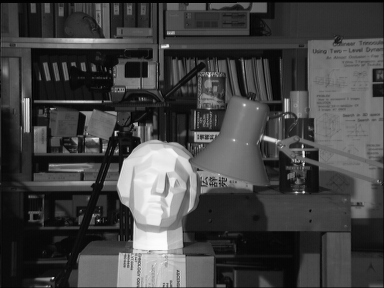
#> input picture Chapitre 6/images/tsukuba_l.png, 384 x 288 px
$ jupyter execute 'Appliquer une rectification stéréo pour les cartes de profondeur.ipynb'
#> lines starting #> are read from the running program, lines starting #| are printed output that depends on the picture; after the words box and inside, x2 and y2 are one past the last pixel; in counts of white or black regions, pixels touching at a corner belong together
[cell 1]
import numpy as np
import cv2 as cv
import matplotlib.pyplot as plt
import open3d as o3d
from tqdm import tqdm

[cell 2]
img1 = cv.imread('images/tsukuba_l.png',cv.IMREAD_GRAYSCALE) # queryImage
#> img1 is the input picture: shape (288, 384); min 0, max 252, mean 67.6
img2 = cv.imread('images/tsukuba_r.png',cv.IMREAD_GRAYSCALE) # trainImage
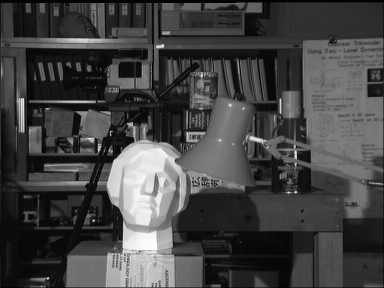
#> input picture Chapitre 6/images/tsukuba_r.png, 384 x 288 px
#> img2 is the input picture: shape (288, 384); min 0, max 253, mean 68

[cell 3]
sift = cv.SIFT_create()
# trouver les points clés et les descripteurs avec SIFT
kp1, des1 = sift.detectAndCompute(img1, None)
#> kp1 = 704 keypoints; strongest (x, y, size): (154, 178, 46.9), (167, 46, 2.7), (115, 134, 1.8), (303, 152, 2)
kp2, des2 = sift.detectAndCompute(img2, None)
#> kp2 = 703 keypoints; strongest (x, y, size): (143, 178, 47.4), (296, 156, 1.9), (162, 46, 2.8), (295, 153, 2)

[cell 4]
# Visualisez les points clés
imgSift = cv.drawKeypoints(
    img1, kp1, None, flags=cv.DRAW_MATCHES_FLAGS_DRAW_RICH_KEYPOINTS)
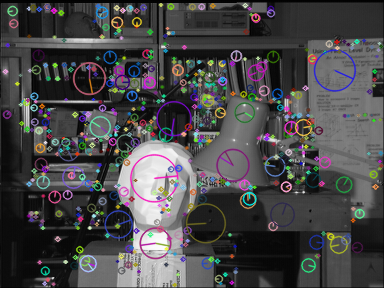
#> imgSift: shape (288, 384, 3); mean of channels 0, 1, 2 73.7, 72.1, 73.1; drawn as B, G, R
plt.imshow(imgSift)

[cell 5]
# Faites correspondre les points clés dans les deux images
# Based on: https://docs.opencv.org/master/dc/dc3/tutorial_py_matcher.html
FLANN_INDEX_KDTREE = 1
index_params = dict(algorithm=FLANN_INDEX_KDTREE, trees=5)
search_params = dict(checks=50)   # or pass empty dictionary
flann = cv.FlannBasedMatcher(index_params, search_params)
matches = flann.knnMatch(des1, des2, k=2)
#> matches = 704 matches

# Gardez les bonnes correspondances : calculez les caractéristiques distinctives de l'image
# Lowe, D.G. Distinctive Image Features from Scale-Invariant Keypoints. International Journal of Computer Vision 60, 91–110 (2004). https://doi.org/10.1023/B:VISI.0000029664.99615.94
# https://www.cs.ubc.ca/~lowe/papers/ijcv04.pdf
matchesMask = [[0, 0] for i in range(len(matches))]
#> matchesMask = 704 pairs, first value 0 to 0, second value 0 to 0
good = []
pts1 = []
pts2 = []

for i, (m, n) in enumerate(matches):
    if m.distance < 0.7*n.distance:
        # Conserver cette paire de points clés
        matchesMask[i] = [1, 0]
        good.append(m)
        pts2.append(kp2[m.trainIdx].pt)
        pts1.append(kp1[m.queryIdx].pt)
#> after the loop, good = 389 matches; matchesMask = 704 pairs, first value 0 to 1, second value 0 to 0; pts1 = 389 pairs, first value 16.93 to 374.2, second value 4.38 to 283.1; pts2 = 389 pairs, first value 12.39 to 369, second value 4.37 to 283.2

[cell 6]
# Dessinez les correspondances de points clés entre les deux images
# Still based on: https://docs.opencv.org/master/dc/dc3/tutorial_py_matcher.html
draw_params = dict(matchColor=(0, 255, 0),
                   singlePointColor=(255, 0, 0),
                   matchesMask=matchesMask[300:500],
                   flags=cv.DrawMatchesFlags_DEFAULT)
#> draw_params = 4 items

keypoint_matches = cv.drawMatchesKnn(
    img1, kp1, img2, kp2, matches[300:500], None, **draw_params)
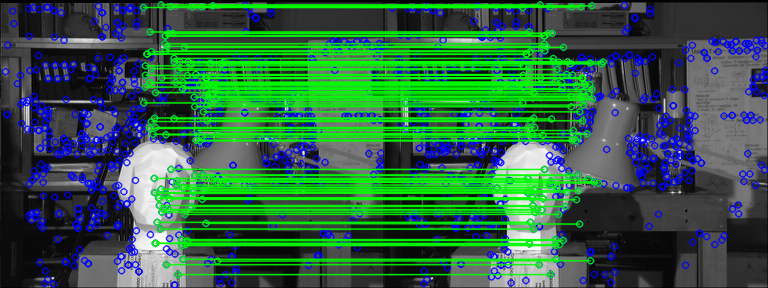
#> keypoint_matches: shape (288, 768, 3); mean of channels 0, 1, 2 68.2, 99.1, 48; drawn as B, G, R
plt.imshow( keypoint_matches)

[cell 7]
# ------------------------------------------------------------
# RECTIFICATION STÉRÉO

# Calculer la matrice fondamentale des caméras
# https://docs.opencv.org/master/da/de9/tutorial_py_epipolar_geometry.html
pts1 = np.int32(pts1)
#> pts1 = 389 pairs, first value 16 to 374, second value 4 to 283
pts2 = np.int32(pts2)
#> pts2 = 389 pairs, first value 12 to 369, second value 4 to 283
fundamental_matrix, inliers = cv.findFundamentalMat(pts1, pts2, cv.FM_RANSAC)
#> fundamental_matrix = [[3.8e-21, 1.23e-17, -9.23e-16], [-1.24e-17, -6.07e-19, -0.00853], [9.28e-16, 0.00853, -1.1e-14]]; inliers = 389 values, max 1 at index 1, min 0 at index 0, mean 0.982

# Nous sélectionnons uniquement les points internes
pts1 = pts1[inliers.ravel() == 1]
#> pts1 = 382 pairs, first value 19 to 374, second value 4 to 283
pts2 = pts2[inliers.ravel() == 1]
#> pts2 = 382 pairs, first value 14 to 369, second value 4 to 283

[cell 8]
# Visualiser les épilines
# Adapted from: https://docs.opencv.org/master/da/de9/tutorial_py_epipolar_geometry.html
def drawlines(img1src, img2src, lines, pts1src, pts2src):
    ''' img1 - image on which we draw the epilines for the points in img2
        lines - corresponding epilines '''
    r, c = img1src.shape
    img1color = cv.cvtColor(img1src, cv.COLOR_GRAY2BGR)
    img2color = cv.cvtColor(img2src, cv.COLOR_GRAY2BGR)
    # Edit: use the same random seed so that two images are comparable!
    np.random.seed(0)
    for r, pt1, pt2 in zip(lines, pts1src, pts2src):
        color = tuple(np.random.randint(0, 255, 3).tolist())
        x0, y0 = map(int, [0, -r[2]/r[1]])
        x1, y1 = map(int, [c, -(r[2]+r[0]*c)/r[1]])
        img1color = cv.line(img1color, (x0, y0), (x1, y1), color, 1)
        img1color = cv.circle(img1color, tuple(pt1), 5, color, -1)
        img2color = cv.circle(img2color, tuple(pt2), 5, color, -1)
    return img1color, img2color


# Trouver les épilines correspondant aux points de l'image de droite (deuxième image) et
# tracer ses lignes sur l'image de gauche
lines1 = cv.computeCorrespondEpilines(
    pts2.reshape(-1, 1, 2), 2, fundamental_matrix)
#> lines1 = 382 rows, first 8: [1.53e-15, 1, -74], [-6.81e-14, 1, -122], [-3.91e-14, 1, -102], [-7.68e-14, 1, -128], [-2.03e-13, 1, -215], [9.73e-14, 1, -8], [-1.57e-13, 1, -183], [5.81e-14, 1, -35]
lines1 = lines1.reshape(-1, 3)
img5, img6 = drawlines(img1, img2, lines1, pts1, pts2)
#> the loop in drawlines, `for r, pt1, pt2 in zip(lines, pts1src, pts2src):` made 382 passes
#> (r, pt1, pt2, color, y0, y1) on passes 1 to 3: ([1.53e-15, 1, -74], [19, 74], [14, 74], (172, 47, 117), 74, 73), ([-6.81e-14, 1, -122], [21, 122], [16, 122], (192, 67, 251), 122, 122), ([-3.91e-14, 1, -102], [26, 102], [21, 102], (195, 103, 9), 102, 102)
#> after the loop in drawlines, `for r, pt1, pt2 in zip(lines, pts1src, pts2src):`:
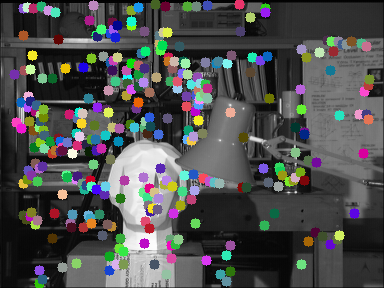
#> img2color: shape (288, 384, 3); mean B, G, R 78.4, 78.6, 77.7

# Trouver les épilines correspondant aux points de l'image de gauche (première image) et
# tracer ses lignes sur l'image de droite
lines2 = cv.computeCorrespondEpilines(
    pts1.reshape(-1, 1, 2), 1, fundamental_matrix)
#> lines2 = 382 rows, first 8: [-1.41e-15, -1, 74], [6.79e-14, -1, 122], [3.9e-14, -1, 102], [7.66e-14, -1, 128], [2.02e-13, -1, 215], [-9.67e-14, -1, 8], [1.56e-13, -1, 183], [-5.77e-14, -1, 35]
lines2 = lines2.reshape(-1, 3)
img3, img4 = drawlines(img2, img1, lines2, pts2, pts1)
#> the loop in drawlines (call 2), `for r, pt1, pt2 in zip(lines, pts1src, pts2src):` made 382 passes
#> (r, pt1, pt2, color, y0, y1) on passes 1 to 3: ([-1.41e-15, -1, 74], [14, 74], [19, 74], (172, 47, 117), 74, 73), ([6.79e-14, -1, 122], [16, 122], [21, 122], (192, 67, 251), 122, 122), ([3.9e-14, -1, 102], [21, 102], [26, 102], (195, 103, 9), 102, 102)
#> pass 1, in drawlines (call 2), `img1color = cv.line(img1color, (x0, y0), (x1, y1), color, 1)`:
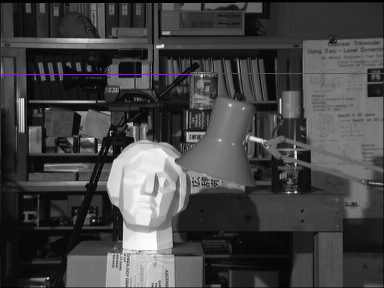
#> img1color: shape (288, 384, 3); 0.35% of pixels changed, all inside (x1, y1, x2, y2) = (0, 73, 384, 75)
#> after the loop in drawlines (call 2), `for r, pt1, pt2 in zip(lines, pts1src, pts2src):`:
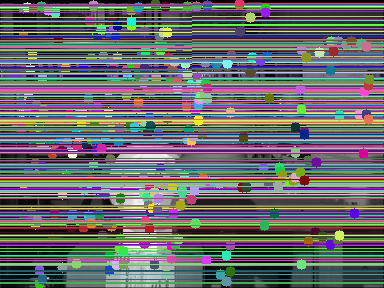
#> img1color: shape (288, 384, 3); mean B, G, R 107.9, 106.3, 105.4
#> after the loop in drawlines (call 2), `for r, pt1, pt2 in zip(lines, pts1src, pts2src):`:
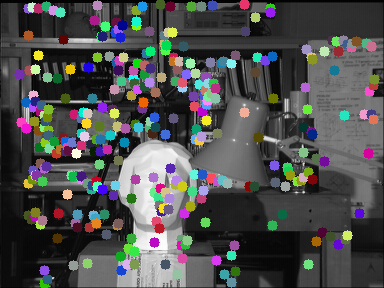
#> img2color: shape (288, 384, 3); mean B, G, R 78, 78.2, 77.3

plt.subplot(121), plt.imshow(img5)
plt.subplot(122), plt.imshow(img3)
plt.suptitle("Epilines in both images")
plt.show()
#> figure, not shown here; B, G, R data is drawn as R, G, B

[cell 9]
# Rectification stéréo (variante non calibrée)
# Adapté de : https://stackoverflow.com/a/62607343
h1, w1 = img1.shape
#> h1 = 288; w1 = 384
h2, w2 = img2.shape
#> h2 = 288; w2 = 384
_, H1, H2 = cv.stereoRectifyUncalibrated(
    np.float32(pts1), np.float32(pts2), fundamental_matrix, imgSize=(w1, h1)
)
#> H1 = [[0.00848, -0.000139, -0.027], [2.09e-13, 0.00853, 3.61e-13], [1.46e-15, 1.45e-15, 0.00853]]; H2 = [[1, 9.97e-14, -1.43e-11], [-9.97e-14, 1, 1.92e-11], [0, 0, 1]]

[cell 10]
# Déformer (rectifier) les images et les enregistrer
# Adapté de : https://stackoverflow.com/a/62607343
img1_rectified = cv.warpPerspective(img1, H1, (w1, h1))
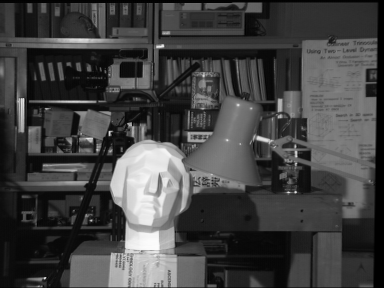
#> img1_rectified: shape (288, 384); min 0, max 252, mean 66.9
img2_rectified = cv.warpPerspective(img2, H2, (w2, h2))
cv.imwrite("rectified_1.png", img1_rectified)
cv.imwrite("rectified_2.png", img2_rectified)
#> Out = True

[cell 11]
# Dessinez les images rectifiées
fig, axes = plt.subplots(1, 2, figsize=(15, 10))
axes[0].imshow(img1_rectified, cmap="gray")
axes[1].imshow(img2_rectified, cmap="gray")
axes[0].axhline(250)
axes[1].axhline(250)

plt.suptitle("Rectified images")
plt.savefig("rectified_images.png")
plt.show()

[cell 12]
#stereo = cv.StereoBM.create(numDisparities=128, blockSize=33)
stereo = cv.StereoBM.create(numDisparities=16, blockSize=15)
disparity = stereo.compute(img1,img2)
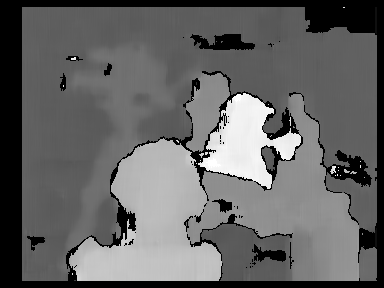
#> disparity: shape (288, 384) int16; min -16, max 240, mean 85.2; drawn with min black and max white

[cell 13]
plt.imshow(disparity,cmap='plasma')
plt.colorbar()
plt.show()
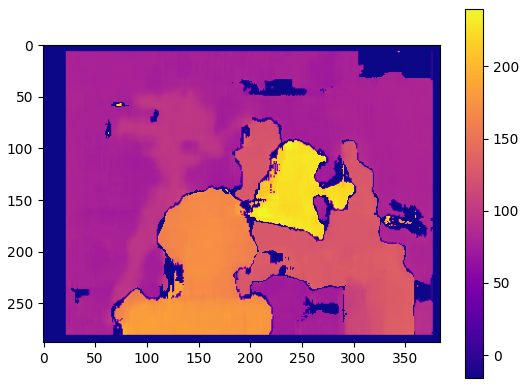
#> figure drawn by matplotlib, 2 panels
